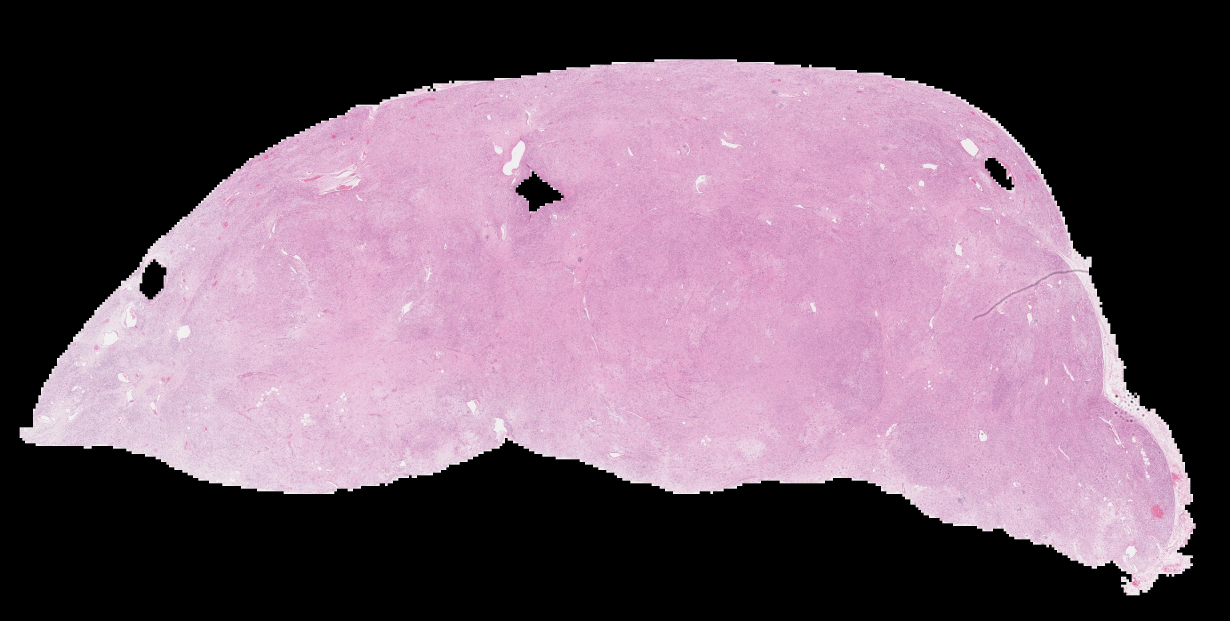
#> input picture QA/stitches/484772.jpg, 3689 x 1861 px (shown at 1/3 size)
$ python -i WatershedCellDetection.py   (imports and definitions only)
#> lines starting #> are read from the running program, lines starting #| are printed output that depends on the picture; after the words box and inside, x2 and y2 are one past the last pixel; in counts of white or black regions, pixels touching at a corner belong together
# -*- coding: utf-8 -*-
"""
Created on Fri May 20 09:18:59 2022

@author: zhuoy
"""

import numpy as np
import matplotlib.pyplot as plt
import cv2 as cv
import pandas as pd
import random
import math
from wsi_core.WholeSlideImage import WholeSlideImage
from typing import Union


def plot_images(image_list = [], titles = [], columns = 5, figure_size = (24, 18)):
    count = len(image_list)
    rows = math.ceil(count / columns)

    fig = plt.figure(figsize=figure_size)
    subplots = []
    for index in range(count):
        subplots.append(fig.add_subplot(rows, columns, index + 1))
        if len(titles):
            subplots[-1].set_title(str(titles[index]))
        plt.imshow(image_list[index])
        plt.axis('off')

    plt.show()


class WatershedCellDetection:

    #Watershed Algorithm for realizing fast cell detection within tiles
    #Input image should be RGB image with color normalization

    def __init__(self,
                 threshold=0.2,
                 Ex_iterations=3,
                 dilate_iterations=3,
                 dst_maskSize=5,
                 MaxArea=5000,
                 MinArea=50,
                 MaxR=200,
                 visualize=False):

        super(WatershedCellDetection, self).__init__()

        self.threshold = threshold
        self.Ex_iterations = Ex_iterations #Number of times erosion and dilation are applied.
        self.dilate_iterations = dilate_iterations #Number of times dilation is applied
        self.dst_maskSize = dst_maskSize #Mask size for distance transform (3 for  DIST_L1 or DIST_C; 3 or 5 for DIST_L2)
        self.MaxArea = MaxArea #The maximum area of a detected cell
        self.MinArea = MinArea #The minimum area of a detected cell
        self.MaxR = MaxR #The maximum value of the R channel (Set for excluding blood cells)
        self.visualize = visualize #Visualize the detection


    def forward(self, img):

        num_of_cells,selected_cnts = self.count_cells(img)

        return num_of_cells

    def count_cells(self,img):

        image_bgr=cv.cvtColor(img, cv.COLOR_RGB2BGR)
#> image_bgr is the input picture: shape (1861, 3689, 3); mean B, G, R 107.7, 91.9, 114.7
        GrayScaleImage=cv.cvtColor(image_bgr, cv.COLOR_BGR2GRAY)
        ret, thresh = cv.threshold(GrayScaleImage,0,255,cv.THRESH_BINARY_INV+cv.THRESH_OTSU)
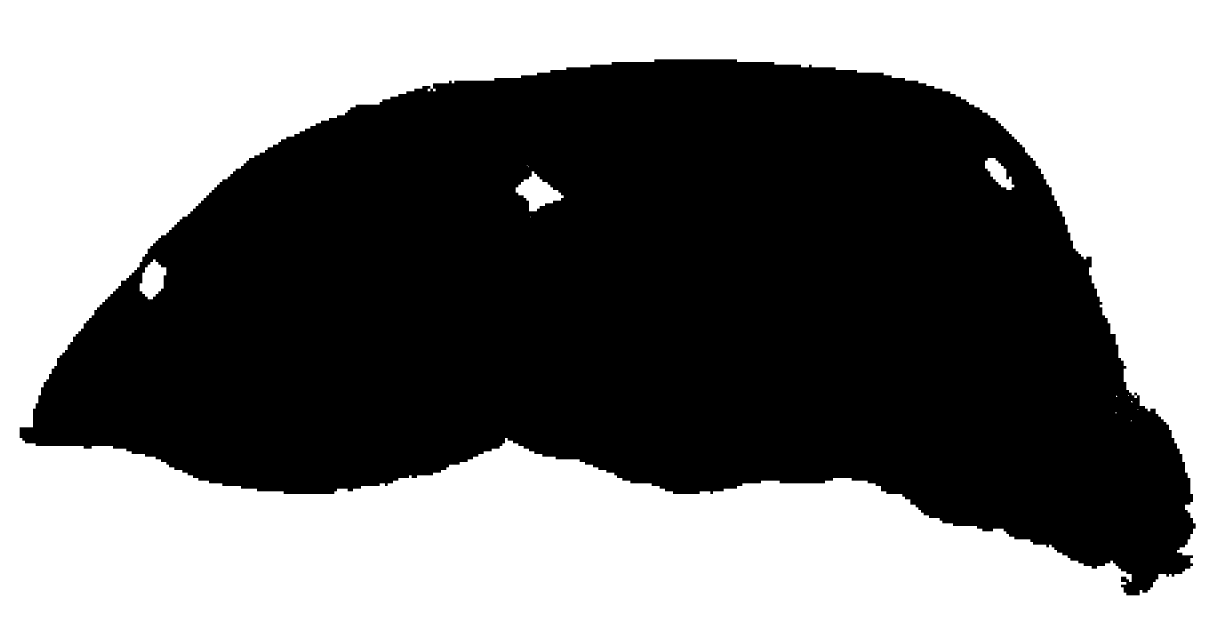
#> thresh: shape (1861, 3689) (shown at 1/3 size); 48.6% white; 16 white regions (12 under 20 px), largest, box (x1, y1, x2, y2) and area: (0, 0, 3689, 1861) 3320077, (1547, 514, 1691, 634) 8448, (419, 778, 499, 898) 6144, (2955, 474, 3043, 570) 4096
#> ret = 97
        kernel = np.ones((3,3),np.uint8)
        opening = cv.morphologyEx(thresh,cv.MORPH_OPEN,kernel, iterations=self.Ex_iterations)
        sure_bg = cv.dilate(opening,kernel,iterations=self.dilate_iterations)
#> sure_bg: shape (1861, 3689); 49.2% white; 4 white regions, box (x1, y1, x2, y2) and area: (0, 0, 3689, 1861) 3354373, (1544, 511, 1694, 637) 10068, (416, 775, 502, 901) 7380, (2952, 471, 3046, 573) 5284

        dist_transform = cv.distanceTransform(opening,cv.DIST_L2,self.dst_maskSize)
        ret, sure_fg = cv.threshold(dist_transform,self.threshold*dist_transform.max(),255,0)
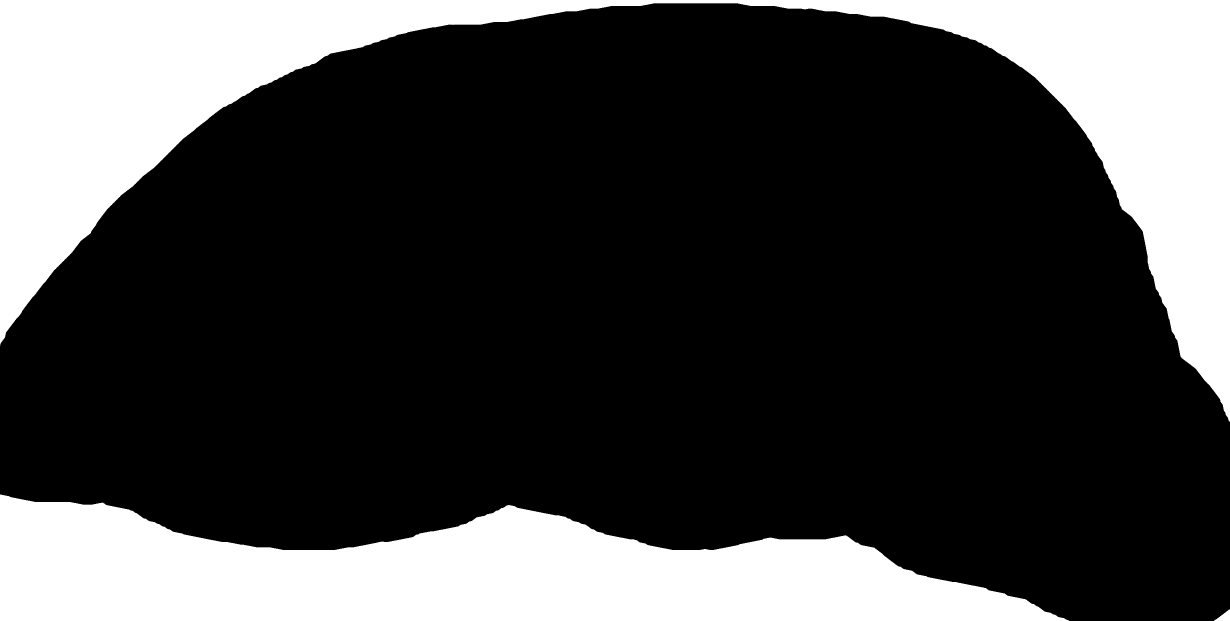
#> sure_fg: shape (1861, 3689) float32 (shown at 1/3 size); 26.5% white; 3 white regions, box (x1, y1, x2, y2) and area: (0, 0, 3689, 1265) 1056837, (0, 1483, 3206, 1861) 761010, (3643, 1828, 3689, 1861) 744
#> ret = 168.7
        sure_fg = np.uint8(sure_fg)

        unknown = cv.subtract(sure_bg,sure_fg)
#> unknown: shape (1861, 3689); 22.7% white; 4 white regions

        ret, markers = cv.connectedComponents(sure_fg)
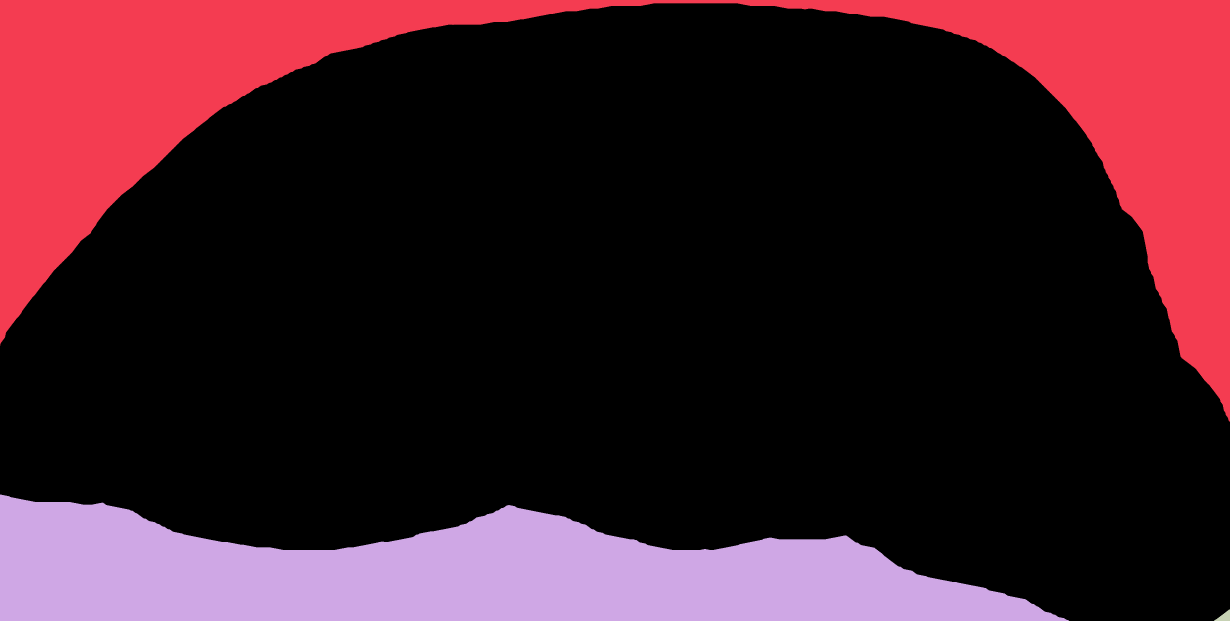
#> markers: shape (1861, 3689) int32 (shown at 1/3 size); 4 distinct labels, from 0 to 3; one colour per label, 0 black
#> ret = 4
        markers = markers+1
#> markers: shape (1861, 3689) int32; 4 distinct labels, from 1 to 4
        markers[unknown==255] = 0
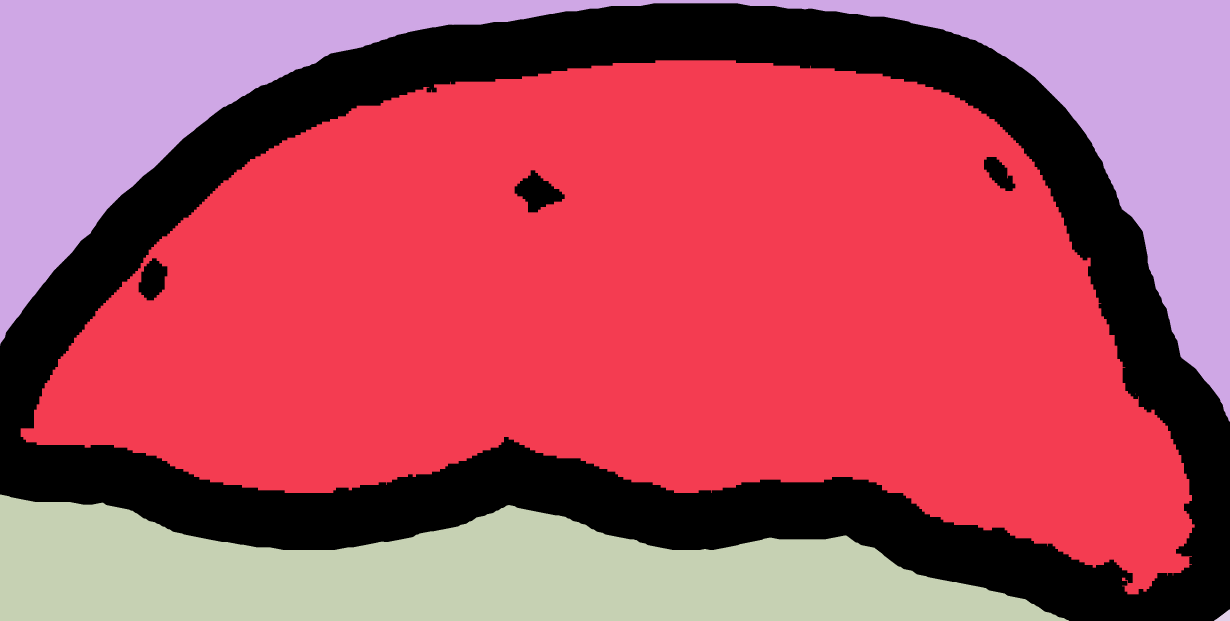
#> markers: shape (1861, 3689) int32 (shown at 1/3 size); 5 distinct labels, from 0 to 4; one colour per label, 0 black

        image_seg = image_bgr.copy()
        markers = cv.watershed(image_seg,markers)
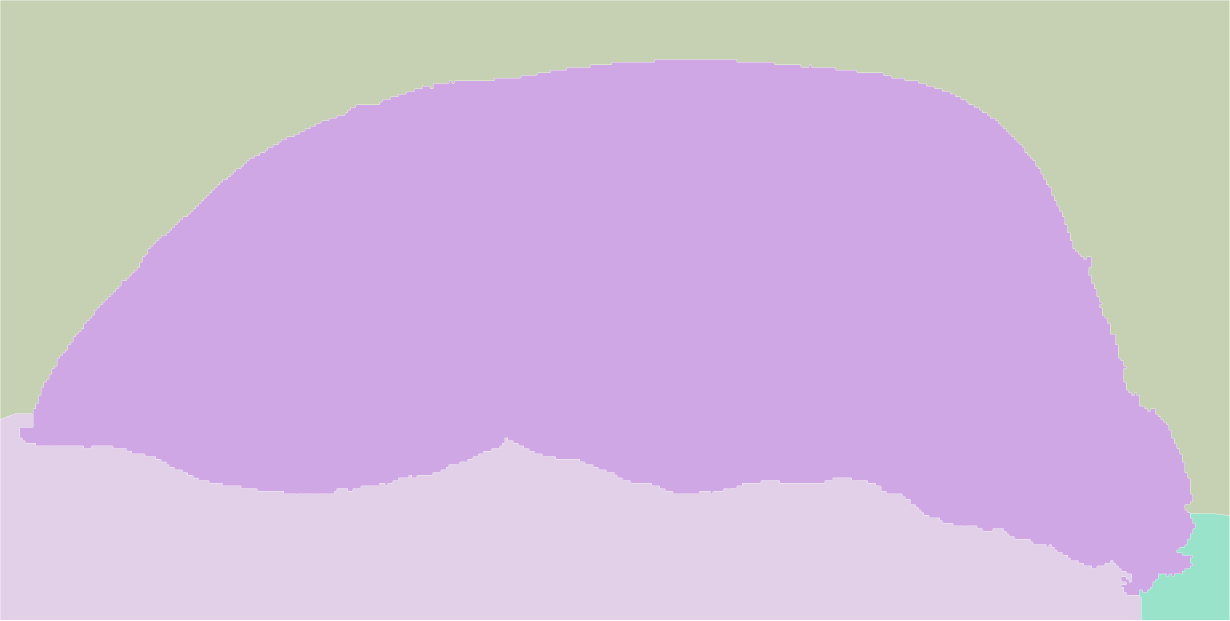
#> markers: shape (1861, 3689) int32 (shown at 1/3 size); 5 distinct labels, from -1 to 4; one colour per label, 0 black, -1 white
        image_seg[markers == -1] = [255,0,0]

        contours,hierarchy  = cv.findContours(sure_fg.copy(), cv.RETR_EXTERNAL,cv.CHAIN_APPROX_SIMPLE)
#> contours = 3 contours; box (x1, y1, x2, y2) and area: (0, 0, 3689, 1265) 1051700, (0, 1483, 3206, 1861) 757616, (3643, 1828, 3689, 1861) 682

        selected_cnts = []

        for cnt in contours:
            if self.select_cnts(img,cnt):
                selected_cnts.append(cnt)
#> this loop made 3 passes
#> after the loop, selected_cnts = 1 contour; box (x1, y1, x2, y2) and area: (3643, 1828, 3689, 1861) 682

        selected_cnts = tuple(selected_cnts)
        contours_draw = cv.drawContours(img.copy(), selected_cnts, -1, (0,255,0), 1)

        if self.visualize:
            plot_images(image_list = [img,image_seg,sure_bg,sure_fg,contours_draw],
                        titles = ['original','segmentation','sure_bg','sure_fg','contours'],
                        columns = 2,
                        figure_size = (8, 12))

        num_of_cells = len(selected_cnts)
#> num_of_cells = 1
        print('Number of Detected Cells: {}'.format(num_of_cells))
#| Number of Detected Cells: 1

        return num_of_cells,selected_cnts

    def select_cnts(self,img,contour):

        feature_dict = self.get_cnt_features(img,contour)

        if feature_dict['area'] > self.MinArea and feature_dict['area'] < self.MaxArea:
            if feature_dict['mean_val_r'] < self.MaxR:# and feature_dict['mean_val_b'] > 100:
                return True

    def get_cnt_features(self,img,contour):

        image_bgr=cv.cvtColor(img, cv.COLOR_RGB2BGR)
        GrayScaleImage=cv.cvtColor(image_bgr, cv.COLOR_BGR2GRAY)

        x,y,w,h = cv.boundingRect(contour)
        aspect_ratio = float(w)/h

        area = cv.contourArea(contour)

        x,y,w,h = cv.boundingRect(contour)
        rect_area = w*h
        extent = float(area)/rect_area

        # [5 lines of commented-out code are left out]

        mask = np.zeros(GrayScaleImage.shape,np.uint8)
        cv.drawContours(mask,[contour],0,255,-1)
        min_val, max_val, min_loc, max_loc = cv.minMaxLoc(GrayScaleImage,mask = mask)
        mean_val, std_val = cv.meanStdDev(image_bgr,mask = mask)

        return {'aspect_ratio':aspect_ratio,
                'area':area,
                'extent':extent,
                'mean_val_b':mean_val[0],
                'mean_val_g':mean_val[1],
                'mean_val_r':mean_val[2],
                'std_val_b':std_val[0],
                'std_val_g':std_val[1],
                'std_val_r':std_val[2],
                }


>>> import cv2
>>> picture = cv2.cvtColor(cv2.imread('QA/stitches/484772.jpg'), cv2.COLOR_BGR2RGB)
>>> result = WatershedCellDetection().forward(picture)
#> result = 1
